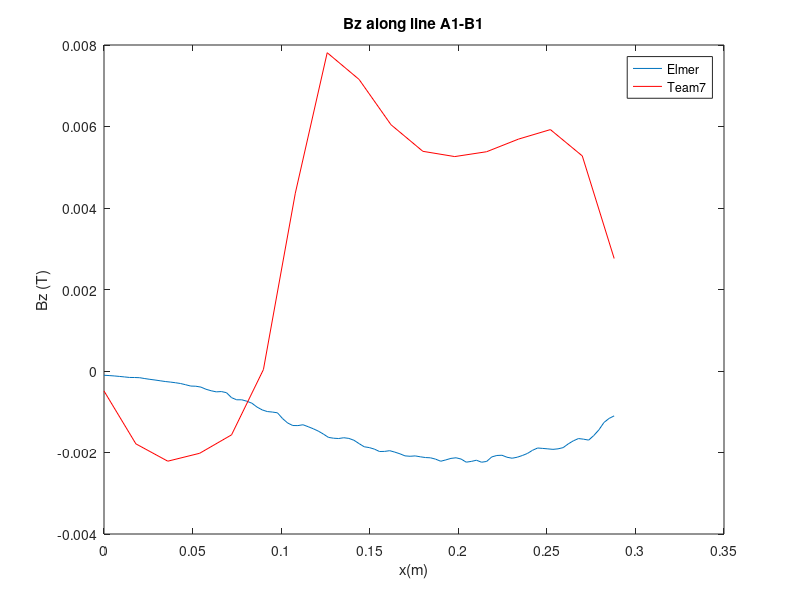

MATLAB code to generate this figure:
load res/f.dat
time=10;
line=1;
bzi=22;
xi=5;
tmax=max(f(:,1));

#A1-B1 B-field data
bz_team =[-0.00049 -0.001788 -0.002213 -0.002019 -0.001567 ...
0.000036 0.004364 0.007811 0.007155 0.006044 0.005391  ...
0.005262 0.005381 0.005691 0.005924 0.005278 0.002761];

x_team = [0 0.018 0.036 0.054 0.072 0.09 0.108 0.126 0.144  ...
0.162 0.18 0.198 0.216 0.234 0.252 0.27 0.288];

hold off
for time=1:tmax
  ind=find(f(:,1)==time & f(:,3)==line);
  x=f(ind,xi);
  [px perm]=sort(x);
  
  # if interested in plotting all timesteps 
  #uncomment below and comment last timestep plot
  #plot(px,f(ind(perm),bzi));
  #pause(0.2);
  #hold on;
endfor
 
# last time-step (peak value)
# Elmer Fem resutls
plot(px,f(ind(perm),22));
pause(0.2);
hold on;

#TEAM7 data (A1-B1)
plot(x_team,bz_team,'r');
pause(0.2);
hold on;

title('Bz along line A1-B1');
xlabel('x(m)');
ylabel('Bz (T)');
legend ('Elmer', 'Team7')



